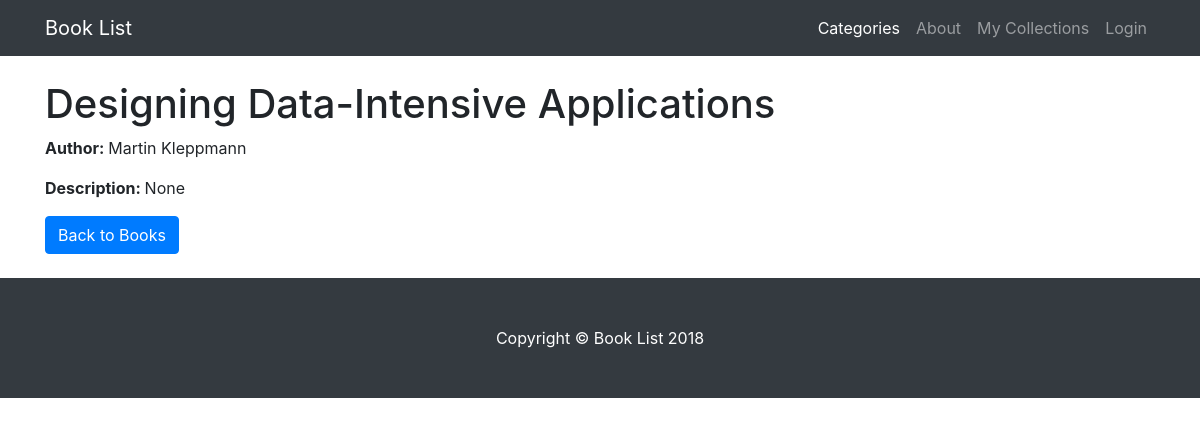
Before: /category/1/book/1 with the older database file.
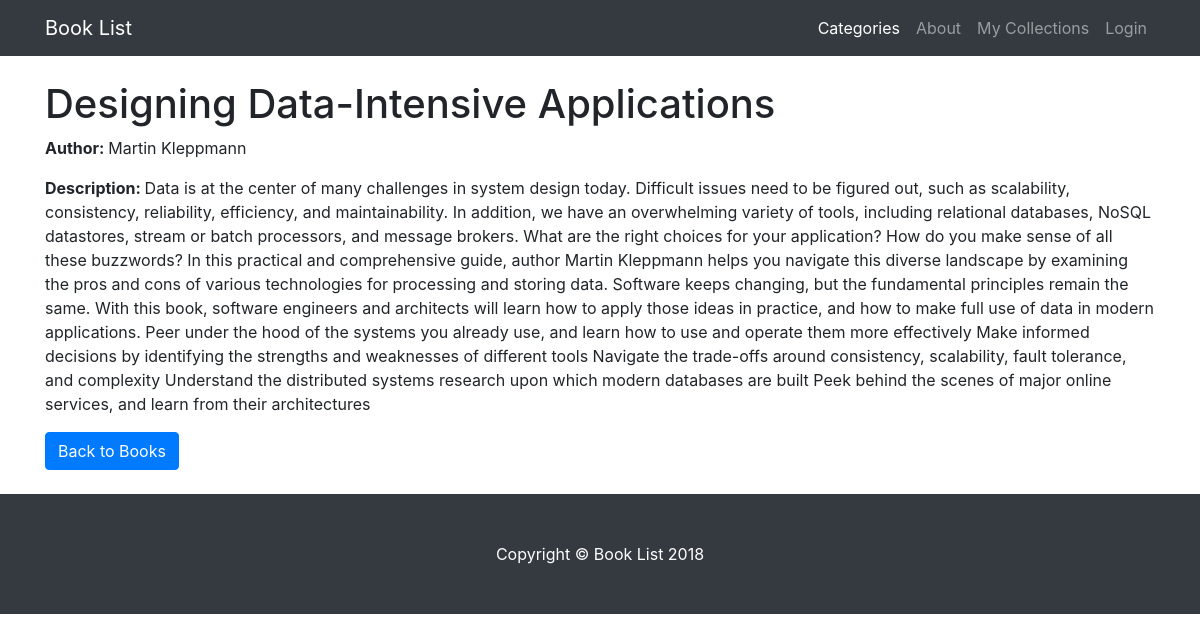
After: the same page with the newer database file.
### database_setup.py (models this page shows, shortened)
class Book(Base):
    __tablename__ = 'book'
    id = Column(Integer, primary_key=True)
    name = Column(String(250), nullable=False)
    author = Column(String(250))
    desc = Column(String(1000))
    category_id = Column(Integer, ForeignKey('category.id'))
    category = relationship(Category)

### project.py (the view)
@app.route('/category/<int:category_id>/book/<int:book_id>')
def bookDetail(category_id, book_id):
    book = session.query(Book).filter_by(id=book_id).one()
    return render_template(
        "bookDetail.html",
        book=book,
        category_id=category_id
    )

### templates/bookDetail.html
{% extends "main.html" %}
{% block content %}
    {% include "header.html" %}
    <br>
    <div class="container">
            <h1>{{book.name}}</h1>
            <p><b>Author: </b>{{book.author}}</p>
            <p><b>Description: </b>{{book.desc}}</p>
            <a href="{{url_for('categoryBooks', category_id=category_id)}}" class="btn btn-primary">Back to Books</a>
    </div>
    <br>
{% endblock %}

Changed rows visible on the page:
changed Book "Designing Data-Intensive Applications": desc "None" → "Data is at the center of many challenges in system design today. Difficult issues need to be figured out, such as scalability, consistency, reliability, efficiency, and maintainability. In addition, we have an overwhelming variety of tools, including relational databases, NoSQL datastores, stream or batch processors, and message brokers. What are the right choices for your application? How do you make sense of all these buzzwords? In this practical and comprehensive guide, author Martin Kleppmann helps you navigate this diverse landscape by examining the pros and cons of various technologies for processing and storing data. Software keeps changing, but the fundamental principles remain the…"
